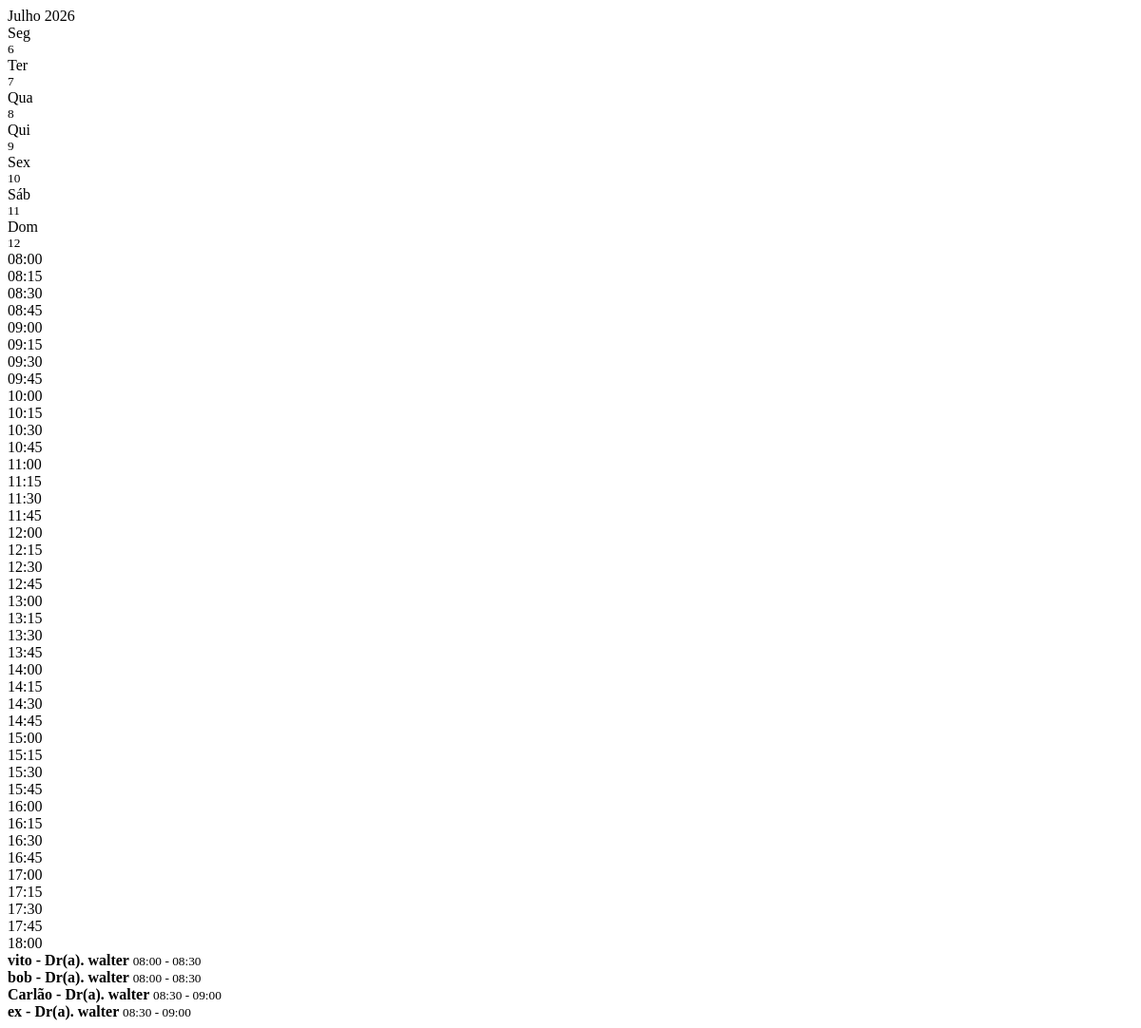
Page /agenda/parcial/ (signed in) on the earlier database version.
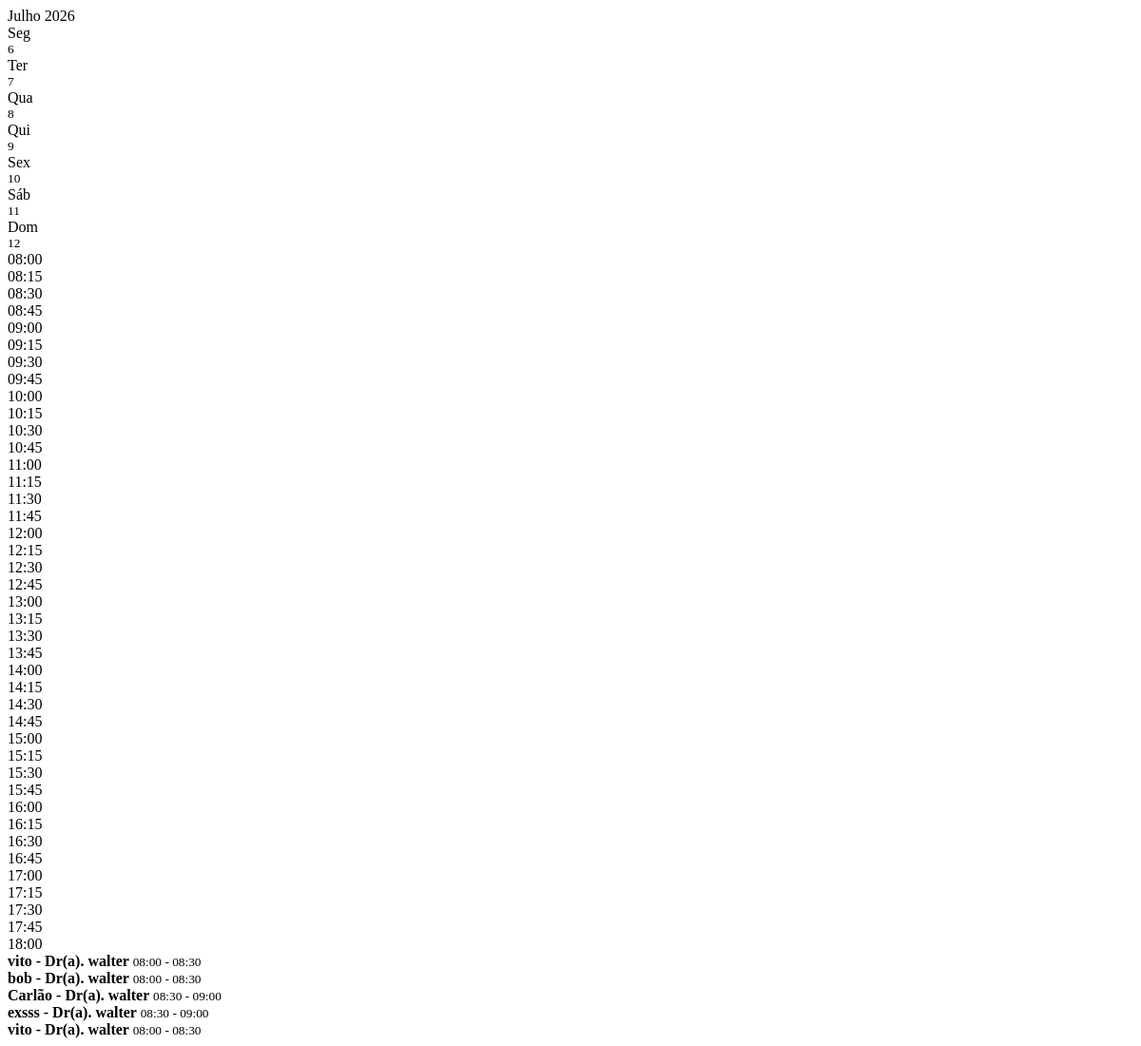
Same page on the later database version.
### Clinica_Sorriso/models.py (models this page shows, shortened)
class Agendamento(models.Model):
    TIPO_CHOICES = (
        ("consulta", "Consulta"),
        ("retorno", "Retorno"),
    )
    STATUS_CHOICES = (
        ("pendente", "Pendente"),
        ("confirmado", "Confirmado"),
        ("atendido", "Atendido"),
        ("cancelado", "Cancelado"),
        ("retorno", "Retorno"),
    )
    paciente = models.ForeignKey(
        Paciente,
        on_delete=models.CASCADE,
        related_name="agendamentos"
    )
    profissional = models.ForeignKey(
        Profissional,
        on_delete=models.CASCADE
    )
    etiqueta = models.ForeignKey(
        "Etiqueta",
        on_delete=models.SET_NULL,
        null=True,
        blank=True,
        related_name="agendamentos",
        verbose_name="Etiqueta"
    )
    data = models.DateField()
    hora_inicio = models.TimeField()
    hora_fim = models.TimeField()
    tipo = models.CharField(
        max_length=20,
        choices=TIPO_CHOICES,
        default="consulta"
    )
    status = models.CharField(
        max_length=20,
        choices=STATUS_CHOICES,
        default="pendente"
    )
    observacoes = models.TextField(
        blank=True,
        null=True
    )

class Paciente(models.Model):
    nome = models.CharField(max_length=100, unique=True)
    telefone = models.CharField(max_length=20, blank=True)
    email = models.EmailField(blank=True)
    def __str__(self):
        return self.nome

class Profissional(models.Model):
    nome = models.CharField(max_length=100)
    def __str__(self):
        return self.nome

### Clinica_Sorriso/views.py (the view)
# urls.py: path("agenda/parcial/", views.agenda_parcial, name="agenda_parcial"),
@login_required
def agenda_parcial(request):
    semana = int(request.GET.get("semana", 0))
    data_str = request.GET.get("data")
    profissional_id = request.GET.get("profissional") or ""
    if data_str:
        data_base = datetime.strptime(data_str, "%Y-%m-%d").date()
    else:
        data_base = date.today() + timedelta(weeks=semana)
    inicio_semana = data_base - timedelta(days=data_base.weekday())
    fim_semana = inicio_semana + timedelta(days=6)
    profissionais = (
        Profissional.objects
        .all()
        .order_by("nome")
    )
    profissional_selecionado = None
    if profissional_id:
        profissional_selecionado = (
            profissionais
            .filter(id=profissional_id)
            .first()
        )
    horas = gerar_horas()
    nomes_dias = ["Seg", "Ter", "Qua", "Qui", "Sex", "Sáb", "Dom"]
    dias = []
    for i in range(7):
        dia = inicio_semana + timedelta(days=i)
        dias.append({
            "data": dia,
            "nome": nomes_dias[dia.weekday()],
            "num": dia.day,
        })
    agendamentos = (
        Agendamento.objects
        .select_related("paciente", "profissional")
        .filter(data__range=[inicio_semana, fim_semana])
    )
    if profissional_id:
        agendamentos = agendamentos.filter(profissional_id=profissional_id)
    agendamentos = preparar_agendamentos_grid(agendamentos, horas)
    return render(
        request,
        "Clinica_Sorriso/agenda/agenda_parcial.html",
        {
            "horas": horas,
            "dias": dias,
            "today": date.today(),
            "agendamentos": agendamentos,
            "semana": semana,
            "data_base": data_base,
            "inicio_expediente": "08:00",
            "fim_expediente": "18:00",
            "profissionais": profissionais,
            "profissional_id": profissional_id,
            "profissional_selecionado": profissional_selecionado,
        }
    )

### Clinica_Sorriso/verificador_de_usuario.py (called while the page is built)
def user_roles(request):
    user = request.user
    return {
        "is_admin": user.is_authenticated and (
            user.is_superuser or user.groups.filter(name="Administrador").exists()
        ),
        "is_medico": user.is_authenticated and user.groups.filter(name="Medico").exists(),
        "is_recepcionista": user.is_authenticated and user.groups.filter(name="Recepcionista").exists(),
    }

### Clinica_Sorriso/views.py (called while the page is built)
def gerar_horas():
    horas = []
    for h in range(8, 19):
        horas.append({
            "valor": f"{h:02}:00",
            "cheia": True,
            "fechado": False,
        })
        if h < 18:
            for minuto in ("15", "30", "45"):
                horas.append({
                    "valor": f"{h:02}:{minuto}",
                    "cheia": False,
                    "fechado": False,
                })
    return horas

### Clinica_Sorriso/templates/Clinica_Sorriso/agenda/agenda_parcial.html (shortened to what this page needs)
<span id="labelDataAtual">
    {{ dias.0.data|date:"F Y" }}
</span>
<div class="agenda-wrapper">
    <div class="agenda-header">
        <div>
            {% for dia in dias %}
                <div class="{% if dia.data == today %}dia-hoje{% endif %}">
                    {{ dia.nome }}<br>
                    <small>{{ dia.num }}</small>
                </div>
            {% endfor %}
        </div>
        <div class="agenda-body">
            {% for hora in horas %}
                <div class="hora {% if hora.cheia %}hora-cheia-label{% endif %}"
                    style="grid-column: 1; grid-row: {{ forloop.counter|add:1 }};">
                    {{ hora.valor }}
                </div>
            {% endfor %}
        {% for ag in agendamentos %}
            <div class="agendamento status-{{ ag.status }}"
                data-id="{{ ag.id }}"
                style="grid-column: {{ ag.grid_col }}; grid-row: {{ ag.grid_row }} / span {{ ag.grid_span }};"
                onclick="event.stopPropagation(); abrirDetalhesAgendamento({{ ag.id }});">
                <strong>
                    {{ ag.paciente }}
                    {% if not profissional_id and ag.profissional %}
                        - Dr(a). {{ ag.profissional }}
                    {% endif %}
                </strong>
                <small>{{ ag.hora_inicio|time:"H:i" }} - {{ ag.hora_fim|time:"H:i" }}</small>
            </div>
        {% endfor %}
    </div>
</div>

Differences in the rows shown:
changed through a linked row, Agendamento: paciente "ex" → "exsss"
added Agendamento: paciente "vito", profissional "walter", hora_inicio "08:00", hora_fim "08:30"
